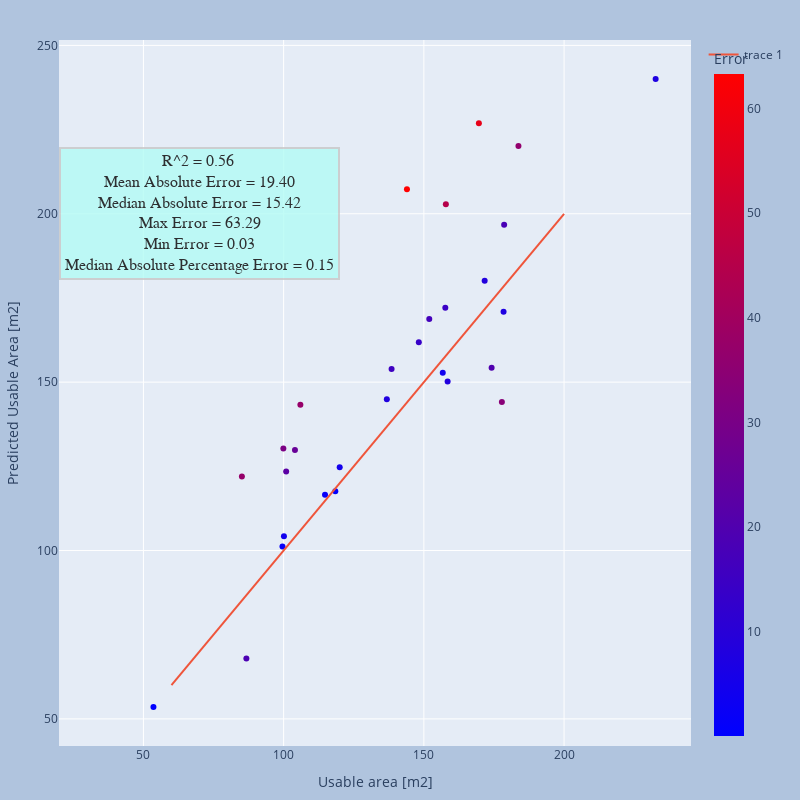

Notebook cell for this chart:
### Markdown cell above
#### Dataset with known norms

### Code cell
used_ds = df2
X_test = used_ds[used_cols].to_numpy()
Y_test = used_ds["Usable area [m2]"]
X_test = scaler.transform(X_test)
test_features = Variable(torch.from_numpy(X_test))
test_labels = Variable(torch.from_numpy(Y_test.to_numpy()).double())
# Model evaluation
with torch.no_grad():
        # set the model in evaluation mode
        model.eval()
        Y_pred = model(test_features).numpy().reshape(-1)
        df_pred = pd.DataFrame(Y_pred, columns=["Predicted Usable Area [m2]"])
        df_test_viz = used_ds.join(df_pred)
    
df_test_viz["Error"] = np.abs(df_test_viz["Usable area [m2]"] - df_test_viz["Predicted Usable Area [m2]"])

df_4 = df_test_viz.copy()

plot_df_summary(df_test_viz)

### Figure 1 — Plotly figure (JSON) as saved in the notebook; plotly's stock layout.template omitted (floating-point values rounded to 4 significant figures)
{"data": [{"customdata": [[1, 2], [3, 2], [4, 2], [5, 2], [6, 2], [7, 1], [8, 2], [9, 2], [10, 2], [11, 2], [12, 2], [13, 2], [14, 2], [15, 2], [16, 2], [17, 2], [18, 1], [19, 2], [20, 2], [21, 2], [22, 1], [23, 2], [25, 2], [26, 2], [27, 1], [28, 2], [29, 2], [30, 1], [31, 2]], "hovertemplate": "Usable area [m2]=%{x}<br>Predicted Usable Area [m2]=%{y}<br>No.=%{customdata[0]}<br>Number of stories=%{customdata[1]}<br>Error=%{marker.color}<extra></extra>", "legendgroup": "", "marker": {"color": [63.29, 45.0, 37.29, 13.61, 8.313, 0.03483, 8.087, 25.84, 8.408, 33.74, 4.762, 7.535, 14.41, 16.81, 18.79, 3.974, 22.56, 15.42, 7.357, 57.25, 1.596, 18.08, 19.92, 1.809, 36.87, 0.8145, 4.159, 30.42, 36.37], "coloraxis": "coloraxis", "symbol": "circle"}, "mode": "markers", "name": "", "orientation": "v", "showlegend": false, "type": "scatter", "x": [144.0, 157.8, 106.0, 148.2, 158.5, 53.58, 136.8, 104.0, 171.7, 177.8, 120.0, 178.4, 157.7, 151.9, 86.72, 156.7, 100.9, 138.5, 232.7, 169.6, 99.58, 178.6, 174.2, 114.8, 85.12, 118.4, 100.1, 99.9, 183.7], "xaxis": "x", "y": [207.3, 202.8, 143.3, 161.8, 150.2, 53.55, 144.9, 129.9, 180.1, 144.1, 124.8, 170.9, 172.1, 168.7, 67.93, 152.8, 123.5, 153.9, 240.0, 226.9, 101.2, 196.7, 154.2, 116.6, 122.0, 117.6, 104.3, 130.3, 220.1], "yaxis": "y"}, {"type": "scatter", "x": [60, 65, 70, 75, 80, 85, 90, 95, 100, 105, 110, 115, 120, 125, 130, 135, 140, 145, 150, 155, 160, 165, 170, 175, 180, 185, 190, 195, 200], "y": [60, 65, 70, 75, 80, 85, 90, 95, 100, 105, 110, 115, 120, 125, 130, 135, 140, 145, 150, 155, 160, 165, 170, 175, 180, 185, 190, 195, 200]}], "layout": {"annotations": [{"align": "center", "bgcolor": "#B3FCF5", "bordercolor": "#c7c7c7", "borderpad": 4, "borderwidth": 2, "font": {"color": "#000000", "family": "Serif", "size": 16}, "opacity": 0.8, "showarrow": false, "text": "R^2 = 0.56 <br>Mean Absolute Error = 19.40<br>Median Absolute Error = 15.42<br>Max Error = 63.29<br>Min Error = 0.03<br>Median Absolute Percentage Error = 0.15", "x": 70, "y": 200}], "coloraxis": {"colorbar": {"title": {"text": "Error"}}, "colorscale": [[0, "rgb(0,0,255)"], [1, "rgb(255,0,0)"]]}, "height": 800, "legend": {"tracegroupgap": 0}, "margin": {"b": 20, "l": 20, "r": 20, "t": 40}, "paper_bgcolor": "LightSteelBlue", "width": 800, "xaxis": {"anchor": "y", "domain": [0, 1], "title": {"text": "Usable area [m2]"}}, "yaxis": {"anchor": "x", "domain": [0, 1], "title": {"text": "Predicted Usable Area [m2]"}}}}
